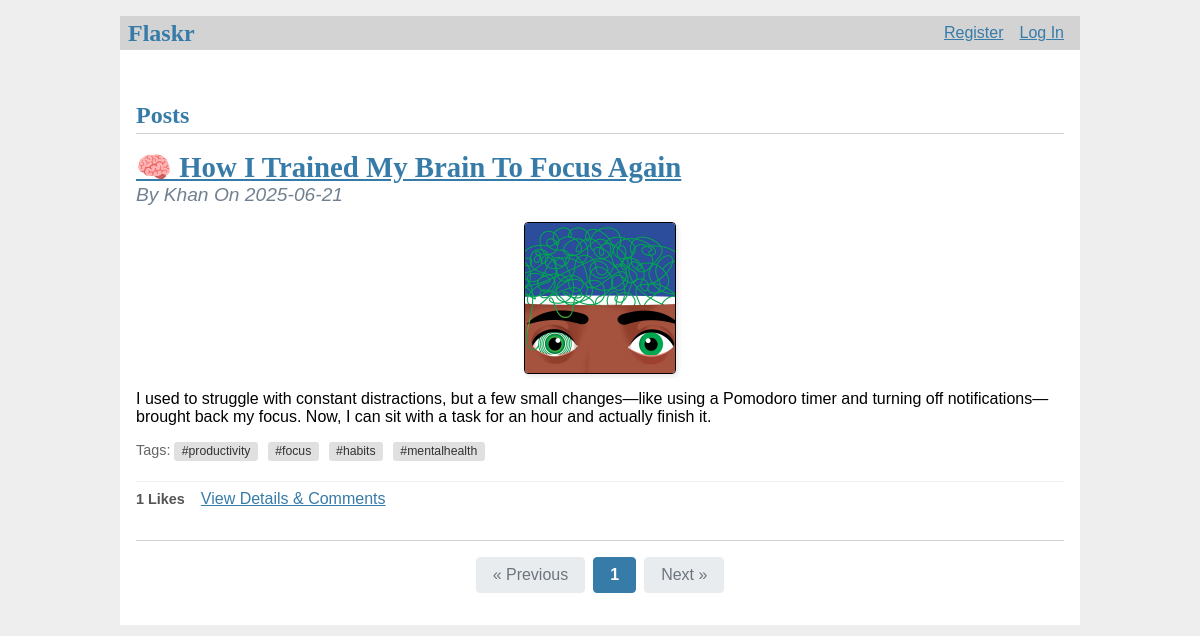
The page / on the database its author committed.
### tables this page shows
CREATE TABLE post (
  id INTEGER PRIMARY KEY AUTOINCREMENT,
  author_id INTEGER NOT NULL,
  created TIMESTAMP NOT NULL DEFAULT CURRENT_TIMESTAMP,
  title TEXT NOT NULL,
  body TEXT NOT NULL,
  image_url TEXT,
  FOREIGN KEY (author_id) REFERENCES user (id) ON DELETE CASCADE
);

### flaskr/blog.py (the view)
@bp.route("/")
def index():
    db = get_db()
    page = request.args.get("page", 1, type=int)
    offset = (page - 1) * PER_PAGE
    posts = db.execute(
        """
        SELECT
            p.id, p.title, p.body, p.created, p.author_id, u.username, p.image_url,
            COALESCE(l.like_count, 0) AS like_count,
            CASE WHEN EXISTS (SELECT 1 FROM post_like WHERE post_id = p.id AND user_id = ?) THEN 1 ELSE 0 END AS user_has_liked,
            t.tags_string AS tags
        FROM post p
        JOIN user u ON p.author_id = u.id
        LEFT JOIN (
            SELECT post_id, COUNT(user_id) AS like_count
            FROM post_like
            GROUP BY post_id
        ) l ON p.id = l.post_id
        LEFT JOIN (
            SELECT pt.post_id, GROUP_CONCAT(t.name, ',') AS tags_string
            FROM post_tag pt
            JOIN tag t ON pt.tag_id = t.id
            GROUP BY pt.post_id
        ) t ON p.id = t.post_id
        ORDER BY p.created DESC LIMIT ? OFFSET ?
        """,
        (g.user["id"] if g.user else None, PER_PAGE, offset),
    ).fetchall()
    processed_posts = []
    for post in posts:
        post_dict = dict(post)
        post_dict["body"] = markdown.markdown(post_dict["body"])
        post_dict["tags"] = post_dict["tags"].split(",") if post_dict["tags"] else []
        processed_posts.append(post_dict)
    total_posts = db.execute("SELECT COUNT(id) FROM post").fetchone()[0]
    total_pages = math.ceil(total_posts / PER_PAGE)
    return render_template(
        "blog/index.html", posts=processed_posts, page=page, total_pages=total_pages
    )

### flaskr/auth.py (called while the page is built)
@bp.before_app_request
def load_logged_in_user():
    user_id = session.get("user_id")
    if user_id is None:
        g.user = None
    else:
        g.user = (
            get_db().execute("SELECT * FROM user WHERE id = ?", (user_id,)).fetchone()
        )

### flaskr/db.py (called while the page is built)
def get_db():
    if "db" not in g:
        g.db = sqlite3.connect(
            current_app.config["DATABASE"], detect_types=sqlite3.PARSE_DECLTYPES
        )
        g.db.row_factory = sqlite3.Row
    return g.db

### flaskr/templates/blog/index.html (shortened to what this page needs)
{% extends 'base.html' %} {% block header %}
<h1>{% block title %}Posts{% endblock %}</h1>
 {% endblock %} {% block content %} {% for post in posts %}
<article class="post">
  <header>
    <div>
      <h1>
        <a href="{{ url_for('blog.post_detail', id=post['id']) }}">
          {{ post['title'] }}
        </a>
      </h1>
      <div class="about">
        by {{ post['username'] }} on {{ post['created'].strftime('%Y-%m-%d') }}
      </div>
    </div>
  </header>
  {% if post['image_url'] %}
  <img src="{{ post['image_url'] }}" alt="{{ post['title'] }}" />
  {% endif %}
  <p class="body">{{ post['body'] | safe }}</p>
  <div class="tags">
    {% if post['tags'] %} Tags: {% for tag in post['tags'] %}
    <span class="tag">{{ tag }}</span>
    {% endfor %} {% endif %}
  </div>
  <div class="post-actions">
    <span class="like-count">{{ post['like_count'] }} Likes</span>
    <a href="{{ url_for('blog.post_detail', id=post['id']) }}"
      >View Details & Comments</a
    >
  </div>
</article>
 {% endfor %}
<div class="pagination">
  {% if page > 1 %}
  <a href="{{ url_for('blog.index', page=page-1) }}" class="pagination-link"
    >&laquo; Previous</a
  >
  {% else %}
  <span class="pagination-link disabled">&laquo; Previous</span>
  {% endif %} {% for p in range(1, total_pages + 1) %} {% if p == page %}
  <span class="pagination-link current">{{ p }}</span>
  {% else %}
  <a href="{{ url_for('blog.index', page=p) }}" class="pagination-link"
    >{{ p }}</a
  >
  {% endif %} {% endfor %} {% if page < total_pages %}
  <a href="{{ url_for('blog.index', page=page+1) }}" class="pagination-link"
    >Next &raquo;</a
  >
  {% else %}
  <span class="pagination-link disabled">Next &raquo;</span>
  {% endif %}
</div>
{% endblock %}

### flaskr/templates/base.html (shortened to what this page needs)
<!DOCTYPE html>
<link rel="stylesheet" href="{{ url_for('static', filename='style.css') }}" />
<nav>
  <h1>Flaskr</h1>
  <ul>
    {% if g.user %}
    <li><span>{{ g.user['username'] }}</span></li>
    <li><a href="{{ url_for('auth.logout') }}">Log Out</a> {% else %}</li>
    <li><a href="{{ url_for('auth.register') }}">Register</a></li>
    <li>
      <a href="{{ url_for('auth.login') }}">Log In</a>
      {% endif %}
    </li>
  </ul>
</nav>
<section class="content">
  <br />
  <br />
  <header>{% block header %}{% endblock %}</header>
   {% block content %}{% endblock %}
</section>

### flaskr/static/style.css (style rules this page uses)
h1 { font-family: serif; color: #377ba8; margin: 1rem 0; }
a { color: #377ba8; }
nav { background: lightgray; display: flex; align-items: center; padding: 0 0.5rem; }
nav h1 { flex: auto; margin: 0; }
nav ul { display: flex; list-style: none; margin: 0; padding: 0; }
nav ul li a, nav ul li span, header .action { display: block; padding: 0.5rem; }
.content { padding: 0 1rem 1rem; }
.content > header { border-bottom: 1px solid lightgray; display: flex; align-items: flex-end; }
.content > header h1 { flex: auto; margin: 1rem 0 0.25rem 0; }
.post > header { display: flex; align-items: flex-end; font-size: 1.2em; text-transform: capitalize; }
.post > header > div:first-of-type { flex: auto; }
.post > header h1 { font-size: 1.5em; margin-bottom: 0; }
.post .about { color: slategray; font-style: italic; }
.post .body { white-space: pre-line; }
.content:last-child { margin-bottom: 0; }
img { height: 150px; width: 150px; object-fit: cover; border: 1px solid black; display: block; margin: 1em auto; border-radius: 4px; box-shadow: 2px 2px 5px rgba(0, 0, 0, 0.1); }
.post-actions { display: flex; align-items: center; gap: 1em; margin-top: 1em; padding-top: 0.5em; border-top: 1px solid #eee; }
.like-count { font-weight: bold; color: #555; font-size: 0.9em; }
.pagination { display: flex; justify-content: center; align-items: center; margin-top: 2em; padding: 1em 0; border-top: 1px solid lightgray; gap: 0.5em; }
.pagination-link { display: inline-block; padding: 0.5em 1em; border: 1px solid #377ba8; border-radius: 4px; text-decoration: none; color: #377ba8; background-color: #f0f8ff; transition: background-color 0.3s, color 0.3s; }
.pagination-link.current { background-color: #377ba8; color: white; font-weight: bold; cursor: default; }
.pagination-link.disabled { background-color: #e9ecef; color: #6c757d; border-color: #e9ecef; cursor: not-allowed; pointer-events: none; }
.tags { margin-top: 0.5em; margin-bottom: 1em; font-size: 0.9em; color: #666; }
.tag { display: inline-block; background-color: #e0e0e0; color: #333; padding: 0.2em 0.6em; border-radius: 3px; margin-right: 0.5em; margin-bottom: 0.3em; font-size: 0.85em; text-decoration: none; cursor: default; }

### rows shown on the page
post: title "🧠 How I Trained My Brain To Focus Again", username "Khan", created "2025-06-21", image_url (picture), body "I used to struggle with constant distractions, but a few small changes—like using a Pomodoro timer and turning off notifications—brought back my focus. Now, I can sit with a task for an hour and actually finish it.", tag "#productivity" "#focus" "#habits" "#mentalhealth", like_count "1"

### other values the page prints
{{ p }} "1"
